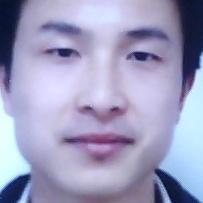
#> input picture testImages/0.jpg, 203 x 203 px; its folder holds only this picture in this run
$ python -i Main.py   (imports and definitions only)
#> lines starting #> are read from the running program, lines starting #| are printed output that depends on the picture
from tkinter import messagebox
from tkinter import *
from tkinter import simpledialog
import tkinter
import matplotlib.pyplot as plt
import numpy as np
from tkinter import simpledialog
from tkinter import filedialog
import os
import cv2
from sklearn.model_selection import train_test_split
from sklearn.ensemble import RandomForestClassifier
from sklearn.naive_bayes import GaussianNB
from sklearn.metrics import accuracy_score
from sklearn.preprocessing import StandardScaler
from sklearn.naive_bayes import GaussianNB
from sklearn.metrics import confusion_matrix
from sklearn.metrics import precision_score
from sklearn.metrics import recall_score
from sklearn.metrics import f1_score
import seaborn as sns
import pandas as pd

# [9 lines not run here, left out]
labels = ['Real', 'Twins']

# [109 lines left out: functions getID, uploadDataset, DatasetPreprocessing, calculateMetrics, runNaiveBayes, runRandomForest and 1 more, not called in this run]

def predict():
    global rf, scaler
    filename = filedialog.askopenfilename(initialdir="testImages")
#> the answer given: testImages/0.jpg
    img = cv2.imread(filename)
#> img is the input picture: shape (203, 203, 3); mean B, G, R 190.3, 157.2, 158.4
    bilateral_filter = cv2.bilateralFilter(img,15,80,80)
    bilateral_filter = cv2.cvtColor(bilateral_filter, cv2.COLOR_BGR2GRAY)
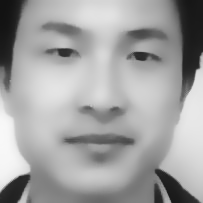
#> bilateral_filter: shape (203, 203); min 17, max 248, mean 161.6
    clahe = cv2.createCLAHE(clipLimit = 2, tileGridSize = (8, 8))
    bilateral_filter = clahe.apply(bilateral_filter)
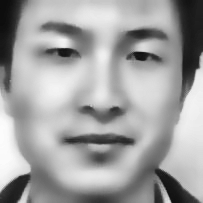
#> bilateral_filter: shape (203, 203); min 11, max 252, mean 160.5
    detected_image = cv2.Canny(bilateral_filter,50,150)
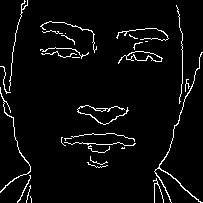
#> detected_image: shape (203, 203); 4.2% white in thin lines or dots
    image = cv2.resize(detected_image, (32, 32))
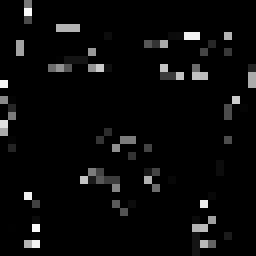
#> image: shape (32, 32) (shown 8 times larger); min 0, max 252, mean 10.1
    X = []
    X.append(image.ravel())
    X = np.asarray(X)
    X = X.astype('float32')
#> (the run stopped early here; a loop or call above may not have finished)

$ run again, on testImages/1.jpg
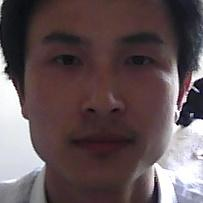
#> input picture testImages/1.jpg, 203 x 203 px
#> in predict, img is the input picture: shape (203, 203, 3); mean B, G, R 84.2, 81.8, 97.3
#> in predict, `detected_image = cv2.Canny(bilateral_filter,50,150)`:
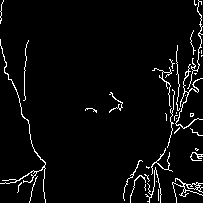
#> detected_image: shape (203, 203); 4.1% white in thin lines or dots
#> in predict, `image = cv2.resize(detected_image, (32, 32))`:
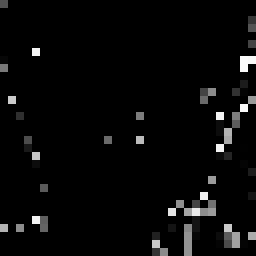
#> image: shape (32, 32) (shown 8 times larger); min 0, max 251, mean 8.6

$ run again, on testImages/3.jpg
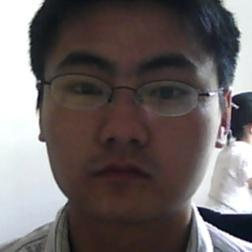
#> input picture testImages/3.jpg, 252 x 252 px
#> in predict, img is the input picture: shape (252, 252, 3); mean B, G, R 100.3, 100.5, 107.9
#> in predict, `detected_image = cv2.Canny(bilateral_filter,50,150)`:
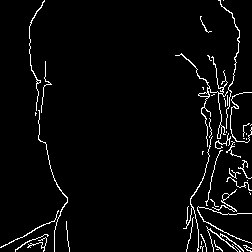
#> detected_image: shape (252, 252); 3.6% white in thin lines or dots
#> in predict, `image = cv2.resize(detected_image, (32, 32))`:
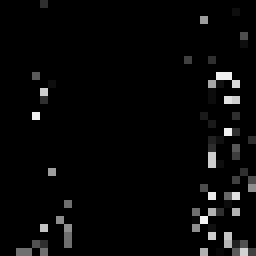
#> image: shape (32, 32) (shown 8 times larger); min 0, max 244, mean 7.9
